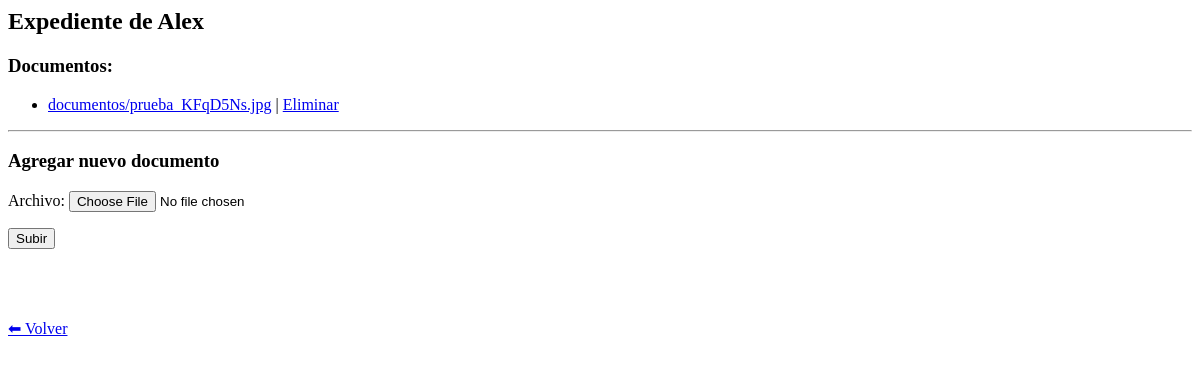
/expedientes/3/, run on an earlier commit of the app's database.
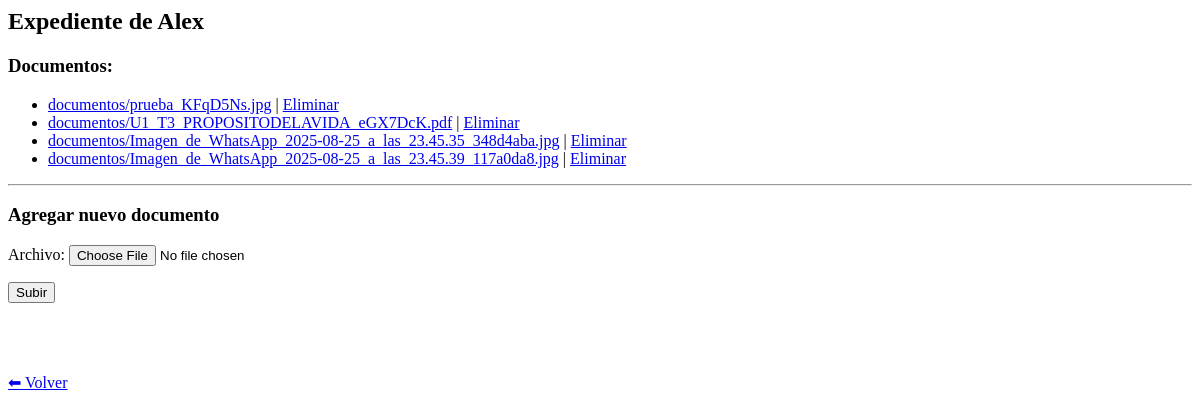
And on a later commit of the database.
### expedientes/models.py (models this page shows, shortened)
class Documento(models.Model):
    estudiante = models.ForeignKey(Estudiante, on_delete=models.CASCADE, related_name="documentos")
    archivo = models.FileField(upload_to="documentos/")

### expedientes/views.py (the view, shortened to what this page needs)
# urls.py: path("<int:pk>/", EstudianteDetailView.as_view(), name="estudiante_detail"),
class EstudianteDetailView(DetailView):
    model = Estudiante
    template_name = "expedientes/estudiante_detail.html"
    def get_context_data(self, **kwargs):
        context = super().get_context_data(**kwargs)
        context["form"] = DocumentoForm()
        return context

### expedientes/forms.py
class DocumentoForm(forms.ModelForm):
    class Meta:
        model = Documento
        fields = ["archivo"]

### expedientes/templates/expedientes/estudiante_detail.html (shortened to what this page needs)
<h2>Expediente de {{ object.nombre }}</h2>
<h3>Documentos:</h3>
<ul>
  {% for doc in object.documentos.all %}
    <li>
      {% if doc.archivo %}
        <a href="{{ doc.archivo.url }}">{{ doc.archivo.name }}</a>
      {% else %}
        <em>Sin archivo</em>
      {% endif %}
      {% if doc.pk %}
        | <a href="{% url 'eliminar_documento' object.pk doc.pk %}">Eliminar</a>
      {% endif %}
    </li>
  {% empty %}
    <li>No hay documentos subidos.</li>
  {% endfor %}
</ul>
<hr>
<h3>Agregar nuevo documento</h3>
<form method="post" enctype="multipart/form-data">
  {{ form.as_p }}
  <button type="submit">Subir</button>
</form>
<a href="{% url 'expediente_list' %}" class="btn btn-secondary">⬅ Volver</a>

What changed in the data, as far as the page shows it:
added Documento: archivo.name "documentos/U1_T3_PROPOSITODELAVIDA_eGX7DcK.pdf", shows "Eliminar"
added Documento: archivo.name "documentos/Imagen_de_WhatsApp_2025-08-25_a_las_23.45.35_348d4aba.jpg", shows "Eliminar"
added Documento: archivo.name "documentos/Imagen_de_WhatsApp_2025-08-25_a_las_23.45.39_117a0da8.jpg", shows "Eliminar"
